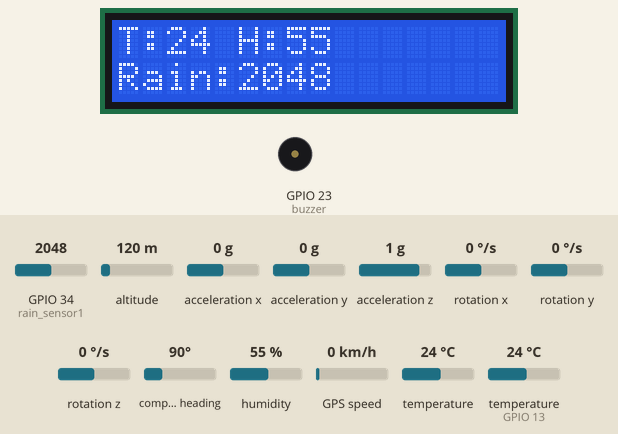
A sketch run on a simulated ESP32. On the bench: 16×2 character LCD, buzzer (waves = sounding, pin HIGH). The inputs (shaded band) are chosen by the test bench; at power-on: acceleration x 0 g, humidity 55 %, GPIO 34 (rain_sensor1) = 2048, temperature (sensor on GPIO 13) 24 °C, acceleration y 0 g, altitude 120 m, acceleration z 1 g, rotation x 0 °/s, rotation y 0 °/s, rotation z 0 °/s, compass heading 90°, GPS speed 0 km/h, temperature 24 °C. The GPS gets a fix after 3 s at 37.7749, -122.4194 with 8 satellites; no radio packets arrive unless stated; what the sketch prints to the serial monitor is not drawn.

Above: at 3.2 s.
3.3 s: acceleration x set to -1 g
At 10.9 s:
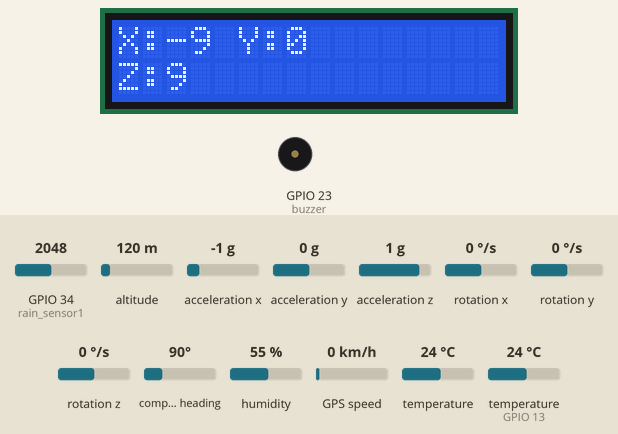
15.4 s: acceleration x set to -1.3 g
At 24.6 s:
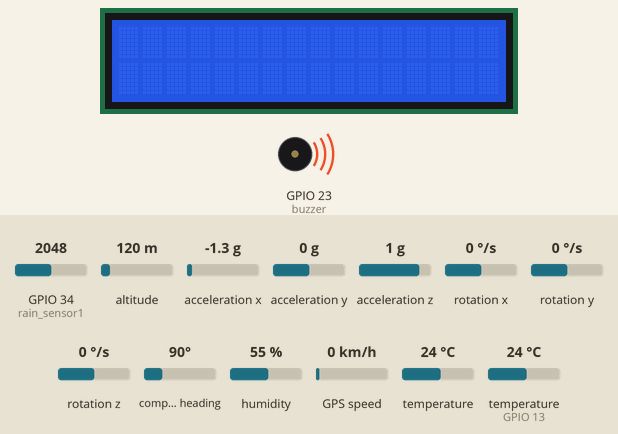
27.5 s: humidity set to 22 %
At 33.2 s:
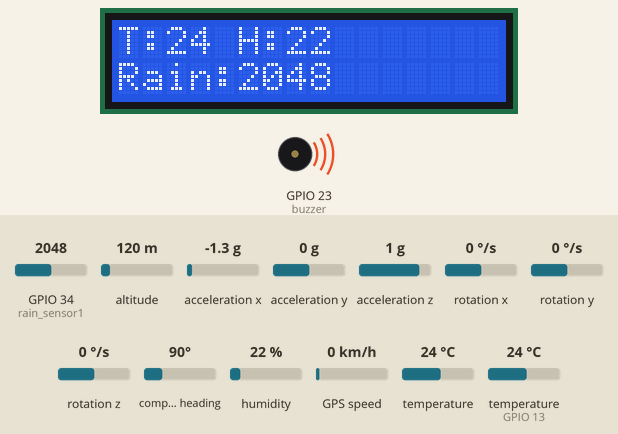
37.2 s: GPIO 34 (rain_sensor1) set to 3040
At 40.0 s:
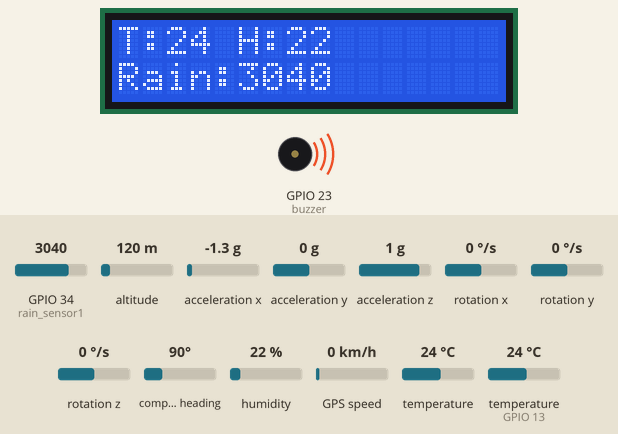
41.8 s: temperature (sensor on GPIO 13) set to 12 °C
At 45.6 s:
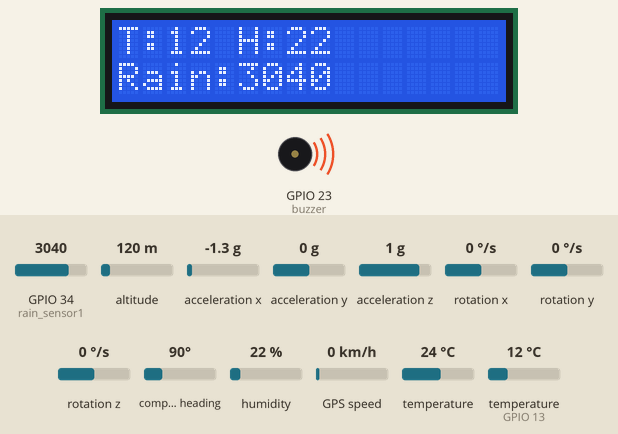
48.0 s: acceleration y set to -1.4 g
At 53.7 s:
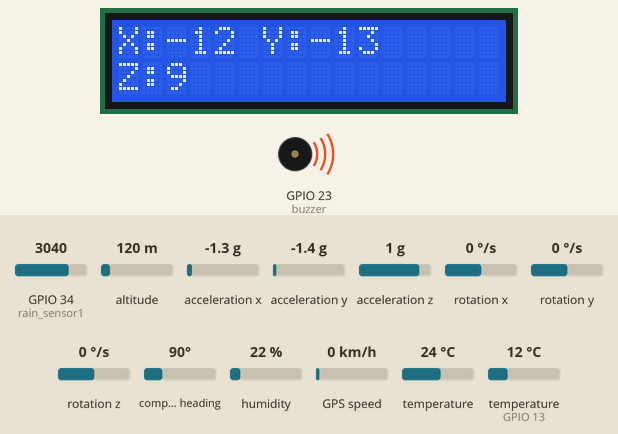
Timing chart, 0 to 55.2 s (numbered marks = the images above; inputs shaded):
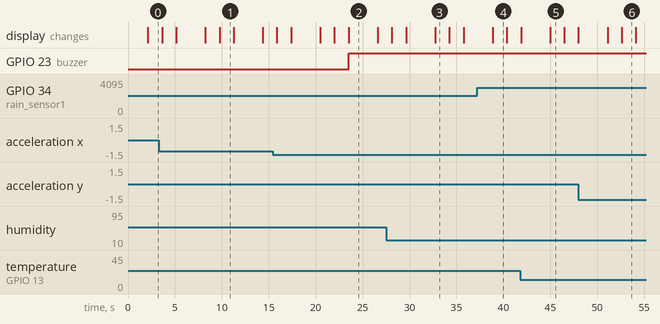

The sketch:

firstReceiver.ino
```cpp
#include <LiquidCrystal.h>
LiquidCrystal lcd(4,16,17,15,25,26);

#include <Adafruit_MPU6050.h>
#include <Adafruit_Sensor.h>
#include <DFRobot_DHT11.h>
#include <Wire.h>
#include <WiFi.h>
#include <TinyGPS++.h>
#include <SPI.h>
#include <LoRa.h>

// ------------------ DHT ------------------
DFRobot_DHT11 DHT;
#define DHT11_PIN 13
int t1, h1;

// ------------------ Rain ------------------
int rain_sensor1 = 34;

// ------------------ MPU6050 ------------------
Adafruit_MPU6050 mpu;

// ------------------ Buzzer ------------------
int buzzer = 23;

// ------------------ GPS ------------------
TinyGPSPlus gps;
#define RXD2 27
#define TXD2 12
float latitude = 0.0, longitude = 0.0;

// ------------------ LoRa ------------------
#define SS 5
#define RST 14
#define DIO0 2

void setup()
{
  Serial.begin(9600);
  Serial2.begin(9600, SERIAL_8N1, RXD2, TXD2);

  pinMode(buzzer, OUTPUT);
  pinMode(rain_sensor1, INPUT);

  lcd.begin(16,2);
  lcd.setCursor(0,0);
  lcd.print("LandSlide Monitor");
  lcd.setCursor(0,1);
  lcd.print("LoRa Enabled");
  delay(2000);
  lcd.clear();

  // MPU6050 Init
  if (!mpu.begin()) {
    Serial.println("MPU6050 not found!");
    while (1);
  }

  mpu.setAccelerometerRange(MPU6050_RANGE_8_G);
  mpu.setGyroRange(MPU6050_RANGE_500_DEG);
  mpu.setFilterBandwidth(MPU6050_BAND_5_HZ);

  // LoRa Init
  LoRa.setPins(SS, RST, DIO0);

  if (!LoRa.begin(433E6)) {
    Serial.println("LoRa init failed!");
    while (1);
  }

  Serial.println("LoRa Sender Ready");
}

void loop()
{
  // ----------- Read Rain -----------
  int rain1 = analogRead(rain_sensor1);

  // ----------- Read DHT -----------
  DHT.read(DHT11_PIN);
  t1 = DHT.temperature;
  h1 = DHT.humidity;

  // ----------- Read MPU6050 -----------
  sensors_event_t a, g, temp;
  mpu.getEvent(&a, &g, &temp);

  int ax = (int)a.acceleration.x;
  int ay = (int)a.acceleration.y;
  int az = (int)a.acceleration.z;

  // ----------- Read GPS -----------
  while (Serial2.available() > 0) {
    if (gps.encode(Serial2.read())) {
      if (gps.location.isValid()) {
        latitude = gps.location.lat();
        longitude = gps.location.lng();
      }
    }
  }

  // ----------- LCD Display -----------
  lcd.setCursor(0,0);
  lcd.print("T:");
  lcd.print(t1);
  lcd.print(" H:");
  lcd.print(h1);

  lcd.setCursor(0,1);
  lcd.print("Rain:");
  lcd.print(rain1);
  delay(1500);
  lcd.clear();

  lcd.setCursor(0,0);
  lcd.print("X:");
  lcd.print(ax);
  lcd.print(" Y:");
  lcd.print(ay);

  lcd.setCursor(0,1);
  lcd.print("Z:");
  lcd.print(az);
  delay(1500);
  lcd.clear();

  // ----------- Landslide Condition -----------
  if (rain1 > 3000 || abs(ax) > 10 || abs(ay) > 10) {
    digitalWrite(buzzer, HIGH);
  } else {
    digitalWrite(buzzer, LOW);
  }

  // ----------- Create LoRa Packet -----------
  String data = "";
  data += "T:" + String(t1);
  data += ",H:" + String(h1);
  data += ",R:" + String(rain1);
  data += ",X:" + String(ax);
  data += ",Y:" + String(ay);
  data += ",Z:" + String(az);
  data += ",LAT:" + String(latitude,6);
  data += ",LON:" + String(longitude,6);

  // ----------- Send via LoRa -----------
  LoRa.beginPacket();
  LoRa.print(data);
  LoRa.endPacket();

  Serial.println("Sent via LoRa:");
  Serial.println(data);

  delay(3000);
}
```

Measured:
- the behaviour switches between -1.1 and -1.2 g on acceleration x (found by bisection; images 1 and 2)
- after the input at 15.4 s, GPIO 23 (buzzer): LOW → HIGH after 8.1 s
- what the display in image 1 shows lasts 1.5 s, from 9.8 s to 11.3 s
- what the display in image 2 shows lasts 3.1 s, from 23.5 s to 26.6 s
